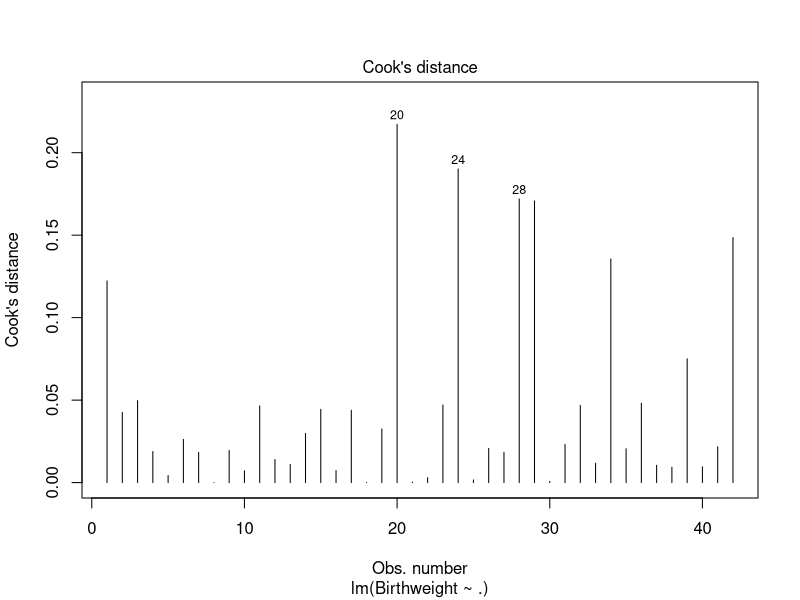
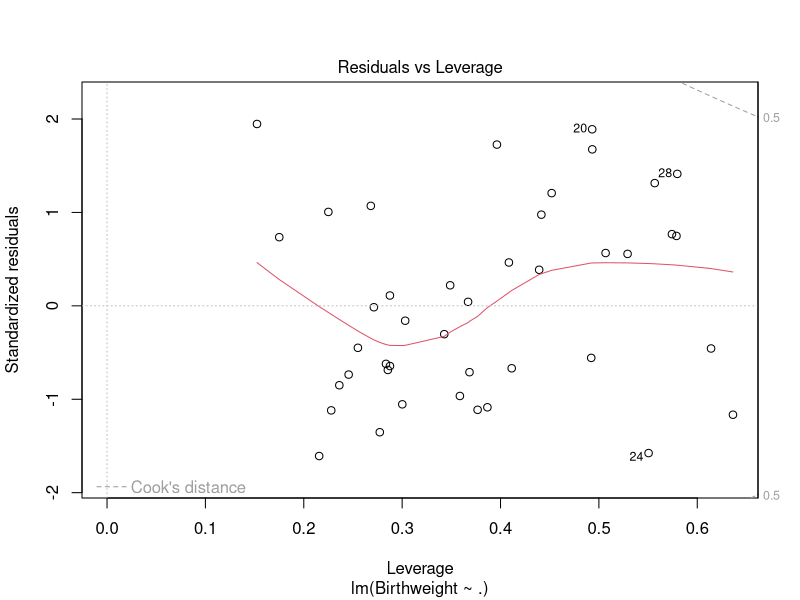
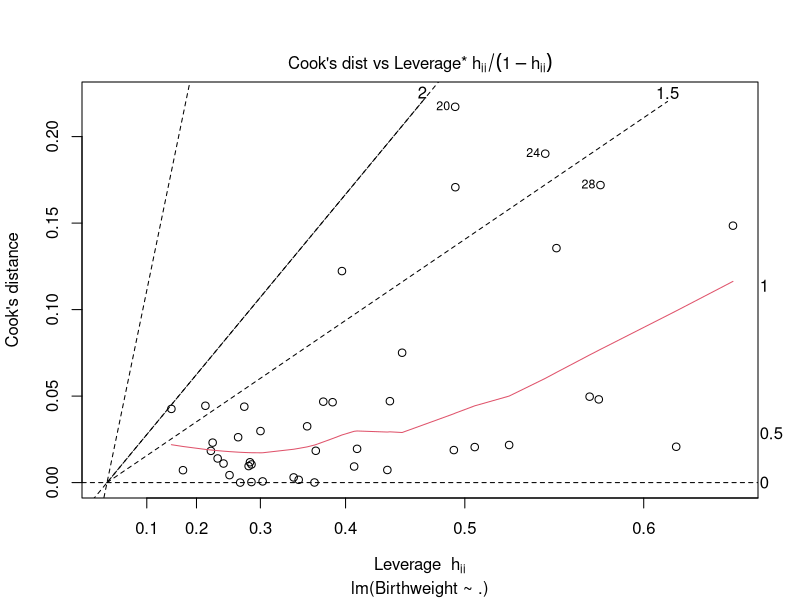
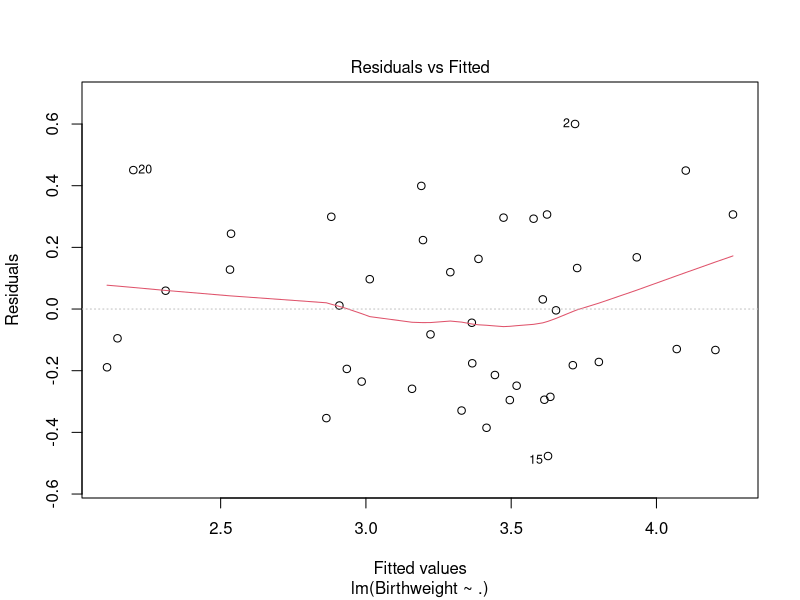
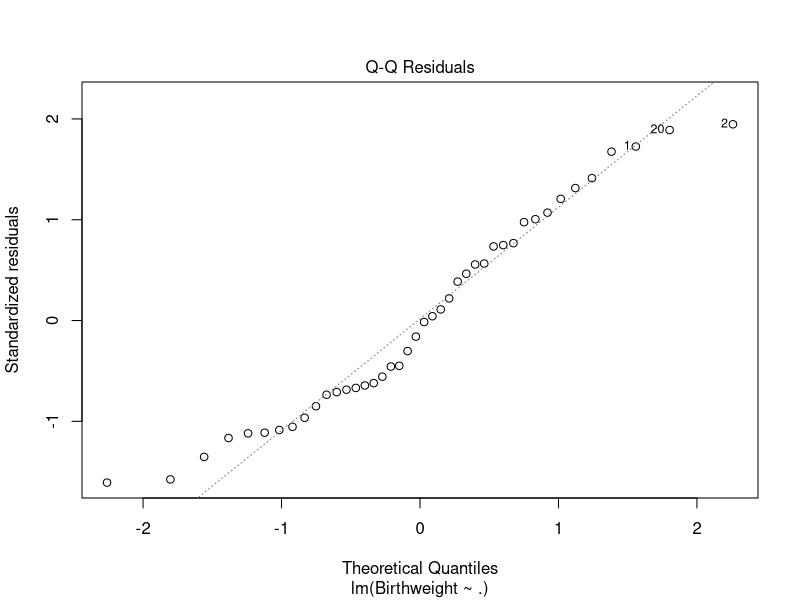
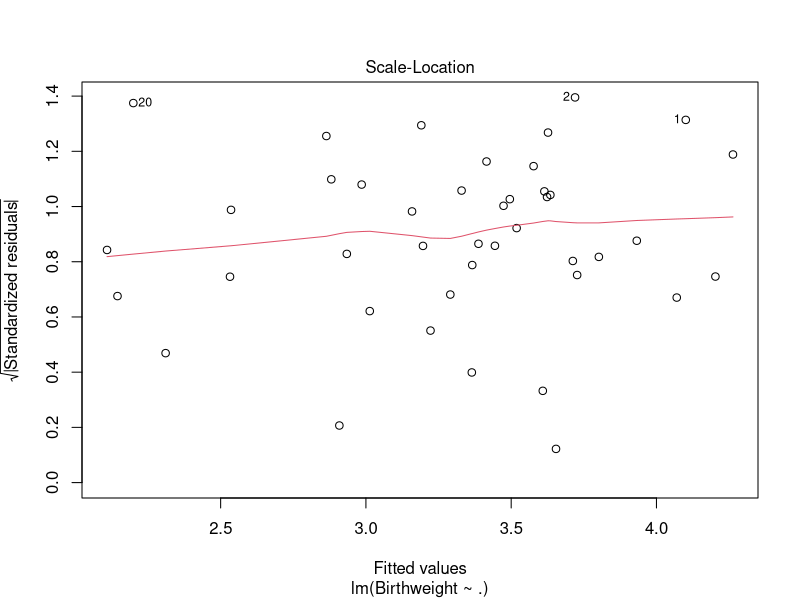
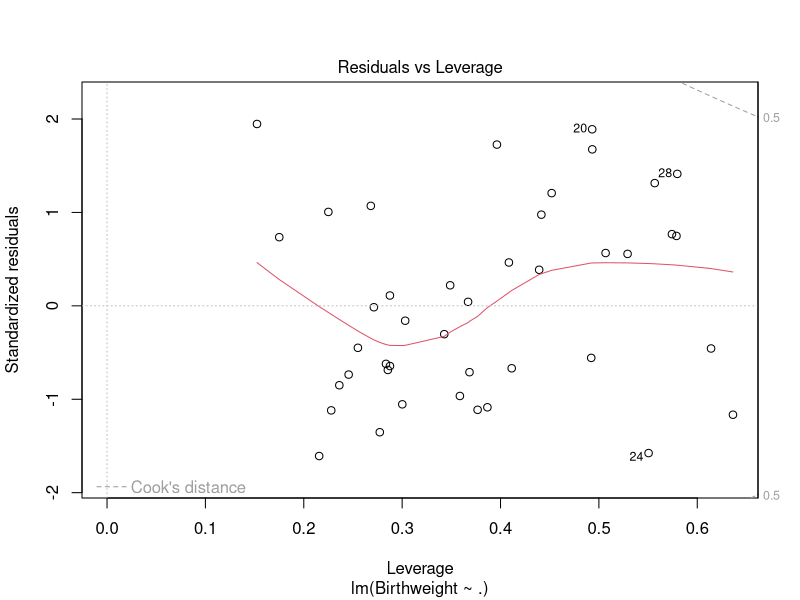

Generate these figures, in order, with R: (Note: this script raises an error after producing the figures.)
## ---- chunk 1
options(digits=2)

library(dplyr)
library(ggplot2)
library(car)
library(corrplot)
library(glmnet)
color_choice <- "Dark2"
## ---- chunk 2
data <- read.csv("Birthweight.csv")
## ---- chunk 3
model_full <- lm(Birthweight ~ ., data = data)
## ---- chunk 4
plot(model_full, which=4)
plot(model_full, which=5)
plot(model_full, which=6)
## ---- chunk 5
# par(mfrow=c(2,2))
plot(model_full)[1]

# 
resid_ordered <- order(abs(residuals(model)))
u = rep(0,length(resid_ordered))
u[length(resid_ordered)] = 1
# 
cooks.distance(model)
plot(cooks.distance(model), type="b")

#forbeslm_42 = lm(y~x+u11); summary(forbeslm11)
## ---- chunk 6
car::vif(model_full)
## ---- chunk 7
# Calculate correlation matrix
cor_matrix <- cor(data[, -c(1,3)]) # Exclude response variable Birthweight

# Plot the correlation matrix
corrplot(cor_matrix, 
         method = "circle", type = "upper", tl.col = "black", tl.cex = 0.6)
## ---- chunk 8
x <- MASS::stepAIC(model_full, direction="backward")
summary(x)
## ---- chunk 9
#step_down_model <- step(model, direction = 'backward')
model <- lm(
    Birthweight ~ Length + Headcirc + Gestation + mage + mnocig + mheight + mppwt + fage + fedyrs + fnocig + fheight,
    data = data
)
summary(model)
# remove fage
model_1 <- lm(
    Birthweight ~ Length + Headcirc + Gestation + mage + mnocig + mheight + mppwt + fedyrs + fnocig + fheight,
    data = data
)
summary(model_1)
#remove mheight
model_2 <- lm(
    Birthweight ~ Length + Headcirc + Gestation + mage + mnocig + mppwt + fedyrs + fnocig + fheight,
    data = data
)
summary(model_2)
#remove fedyrs
model_3 <- lm(
    Birthweight ~ Length + Headcirc + Gestation + mage + mnocig + mppwt + fnocig + fheight,
    data = data
)
summary(model_3)
#remove fnocig
model_4 <- lm(
    Birthweight ~ Length + Headcirc + Gestation + mage + mnocig + mppwt + fheight,
    data = data
)
summary(model_4)

#remove mnocig
model_5 <- lm(
    Birthweight ~ Length + Headcirc + Gestation + mage + mppwt + fheight,
    data = data
)
summary(model_5)

#remove length
model_6 <- lm(
    Birthweight ~ Headcirc + Gestation + mage + mppwt + fheight,
    data = data
)
summary(model_6)
#remove fheight
model_7 <- lm(
    Birthweight ~ Headcirc + Gestation + mage + mppwt,
    data = data
)
summary(model_7)
#remove mage
model_8 <- lm(
    Birthweight ~ Headcirc + Gestation + mppwt,
    data = data
)
summary(model_8)

#remove mppwt
step_down_model <- lm(
    Birthweight ~ Headcirc + Gestation,
    data = data
)
summary(step_down_model)
## ---- chunk 10
head_mean <- mean(data$Gestation)
gest_mean <- mean(data$Headcirc)

df <- data.frame(Gestation = gest_mean, Headcirc = head_mean)

ci <- predict(step_down_model, newdata = df, interval = 'confidence')
pi <- predict(step_down_model, newdata = df, interval = 'prediction')

ci; pi
## ---- chunk 11
x <- subset(data, select = -Birthweight)
y <- data$Birthweight

train=sample(1:nrow(x),0.67*nrow(x))
x_train=x[train,]; y_train=y[train]
x_test=x[-train,]; y_test = y[-train]

y_predict_lm=predict(step_down_model,newdata=data[-train,]) # predict for the test rows
mse_lm=mean((y_test-y_predict_lm)^2)# prediction quality by the linear model

lasso_model <- glmnet(x_train, y_train, alpha = 1)

lasso_cv <- cv.glmnet(
    as.matrix(x_train),
    y_train,
    alpha = 1,
    type.measure="mse",
    nfolds=5
)

lasso_pred1=predict(lasso_model,s=lasso_cv$lambda.min,newx=as.matrix(x_test))
lasso_pred2=predict(lasso_model,s=lasso_cv$lambda.1se,newx=as.matrix(x_test))
mse1_lasso=mean((y_test-lasso_pred1)^2)
mse2_lasso=mean((y_test-lasso_pred2)^2)


plot(lasso_model, xvar="lambda", label = TRUE)
plot(lasso_model, xvar="dev", label = TRUE)
plot(lasso_cv)
coef(lasso_cv, s= lasso_cv$lambda.1se)
# coef(lasso_cv_model, s= lasso_cv_model$lambda.min)

mse_lm; mse1_lasso; mse2_lasso
## ---- chunk 12
data_new <- data[,c("lowbwt","Gestation","smoker","mage35")]
data_new$Gestation <- as.numeric(data_new$Gestation)
data_new$smoker <- factor(data_new$smoker, levels = 0:1, labels = c("No","Yes"))
data_new$mage35 <- factor(data_new$mage35, levels = 0:1, labels = c("No","Yes"))
## ---- chunk 13
xtabs(lowbwt~smoker+mage35,data=data_new) / xtabs(~smoker+mage35,data=data_new)
# Aggregate over mage35 and smoker
xtabs(lowbwt~smoker,data=data_new) / xtabs(~smoker,data=data_new)
xtabs(lowbwt~mage35,data=data_new) / xtabs(~mage35,data=data_new)
## ---- chunk 14
# Factorizing the DV after the crosstabs:
data_new$lowbwt <- factor(data_new$lowbwt, levels = 0:1, labels = c("No","Yes"))
## ---- chunk 15
aggregated_data <- data %>%
  group_by(smoker, mage35) %>%
  summarise(proportion_dv = mean(lowbwt), .groups = 'drop')
aggregated_data$smoker <- factor(aggregated_data$smoker, levels = 0:1, labels = c("No","Yes"))
aggregated_data$mage35 <- factor(aggregated_data$mage35, levels = 0:1, labels = c("No","Yes"))

ggplot(aggregated_data, aes(x = mage35, y = proportion_dv, fill = as.factor(smoker))) +
  geom_bar(stat = "identity", position = "dodge") +
  labs(x = "Mother Over 35 Years Old", y = "Proportion of Low Birth Weight", fill = "Smoker",
       title = "Proportion of Low Birth Weight (< 6 lbs) by Smoking and Mother Age") +
  theme_classic(base_family = "Times") + scale_fill_brewer(palette = color_choice) +
  theme(plot.title = element_text(face = "bold", hjust = 0.5, size = 15))
## ---- chunk 16
model_glm_0 <- stats::glm(lowbwt ~ 1, family=binomial("logit"), data=data_new)
model_glm_smoker <- stats::glm(lowbwt ~ smoker, family=binomial("logit"), data=data_new)
model_glm_mage35 <- stats::glm(lowbwt ~ mage35, family=binomial("logit"), data=data_new)
model_glm_both <- stats::glm(lowbwt ~ smoker + mage35, family=binomial("logit"), data=data_new)
# Testing the Predictors through model comparison:
results_1 <- anova(model_glm_0, model_glm_smoker, test="Chisq")
results_2 <- anova(model_glm_0, model_glm_mage35, test="Chisq")
# Odds
exp(model_glm_smoker$coefficients[2])
exp(model_glm_mage35$coefficients[2])
## ---- chunk 17
model_glm_Gestation <- stats::glm(lowbwt ~ Gestation, family=binomial("logit"), data=data_new)
model_glm_int_smoker <- stats::glm(lowbwt ~ smoker*Gestation, family=binomial("logit"), data=data_new)
model_glm_int_mage35 <- stats::glm(lowbwt ~ mage35*Gestation, family=binomial("logit"), data=data_new)

# Testing with ANOVA
results_1 <- anova(model_glm_0, model_glm_Gestation, test="Chisq")
results_2 <- anova(model_glm_Gestation, model_glm_int_smoker, test = "Chisq")
results_3 <- anova(model_glm_Gestation, model_glm_int_mage35, test = "Chisq")
## ---- chunk 18
results <- anova(model_glm_int_smoker, test = "Chisq")
## ---- chunk 19
model_glm_noint_smoker <- stats::glm(lowbwt ~ smoker + Gestation, family=binomial("logit"), data=data_new)
anova(model_glm_noint_smoker, model_glm_int_smoker, test = "Chisq")
## ---- chunk 20
predict(model_glm_int_smoker, type="response")
## ---- chunk 21
